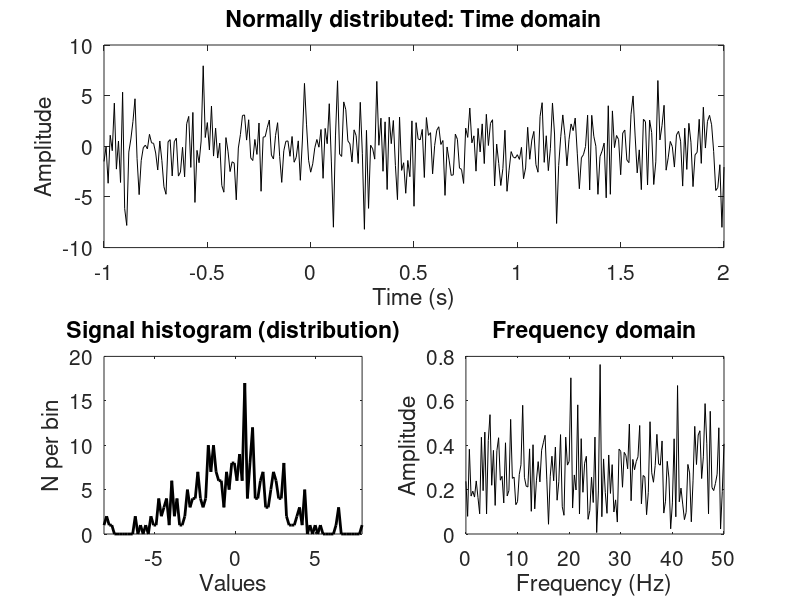
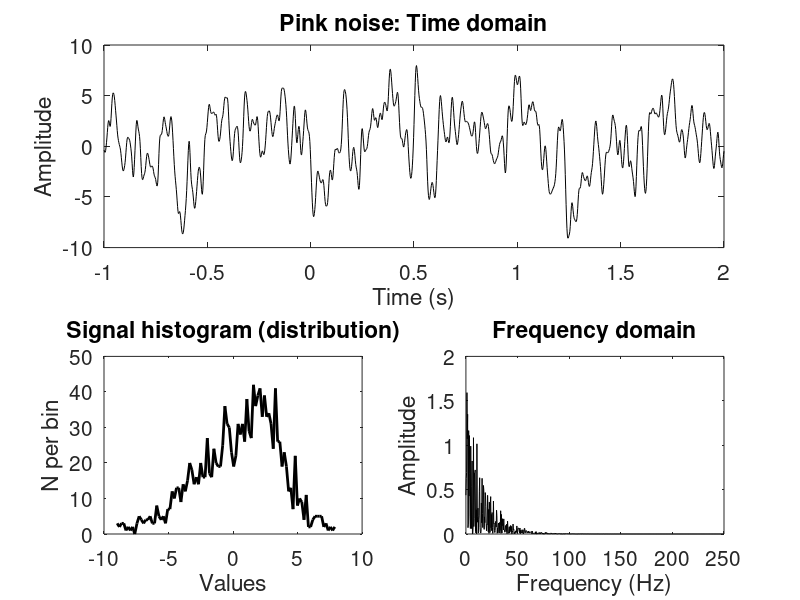

Recreate these plots in MATLAB, in order.
%%
%     COURSE: Solved challenges in neural time series analysis
%    SECTION: Simulating EEG data
%      VIDEO: Simulating noise
% Instructor: sincxpress.com
%
%%

%% Normally distributed noise

% simulation details
srate  = 100; % sampling rate in Hz
time   = -1:1/srate:2;
pnts   = length(time);

% frequencies for the power spectrum
hz = linspace(0,srate/2,floor(length(time)/2)+1);


% noise parameters
stretch = 3;
shift   = 0;

% (optional: fix the random-number generator state)
% rng(3);

% generate random data
noise = stretch*randn(size(time)) + shift;

figure(4), clf
subplot(211)
plot(time,noise,'k')
set(gca,'fontsize',15)
title('Normally distributed: Time domain')
xlabel('Time (s)'), ylabel('Amplitude')

subplot(223)
[y,x] = hist(noise,100);
plot(x,y,'k','linew',2)
xlabel('Values'), ylabel('N per bin')
title('Signal histogram (distribution)')
set(gca,'fontsize',15,'xlim',[min(x) max(x)])

subplot(224)
amp = abs(fft(noise)/pnts);
amp(2:end) = 2*amp(2:end);
plot(hz,amp(1:length(hz)),'k')
title('Frequency domain')
set(gca,'fontsize',15)
xlabel('Frequency (Hz)'), ylabel('Amplitude')


%% Pink noise (aka 1/f aka fractal)

%%% questions: what is the effect of changing the "ed" parameter?
%%%            which values make this time-domain signal look most like EEG?

% simulation details for this video
srate = 500; % sampling rate in Hz
time  = -1:1/srate:2;
pnts  = length(time);
hz    = linspace(0,srate/2,floor(length(time)/2)+1);

% generate 1/f amplitude spectrum
ed = 50; % exponential decay parameter
as = rand(1,floor(pnts/2)-1) .* exp(-(1:floor(pnts/2)-1)/ed);
as = [as(1) as 0 0 as(:,end:-1:1)];

% Fourier coefficients
fc = as .* exp(1i*2*pi*rand(size(as)));

% inverse Fourier transform to create the noise
noise = real(ifft(fc)) * pnts;


figure(5), clf
subplot(211)
plot(time,noise,'k')
set(gca,'fontsize',15)
title('Pink noise: Time domain')
xlabel('Time (s)'), ylabel('Amplitude')

subplot(223)
[y,x] = hist(noise,100);
plot(x,y,'k','linew',2)
xlabel('Values'), ylabel('N per bin')
title('Signal histogram (distribution)')
set(gca,'fontsize',15)

subplot(224)
amp = abs(fft(noise)/pnts);
amp(2:end) = 2*amp(2:end);
plot(hz,amp(1:length(hz)),'k')
title('Frequency domain')
set(gca,'fontsize',15)
xlabel('Frequency (Hz)'), ylabel('Amplitude')

%% 
